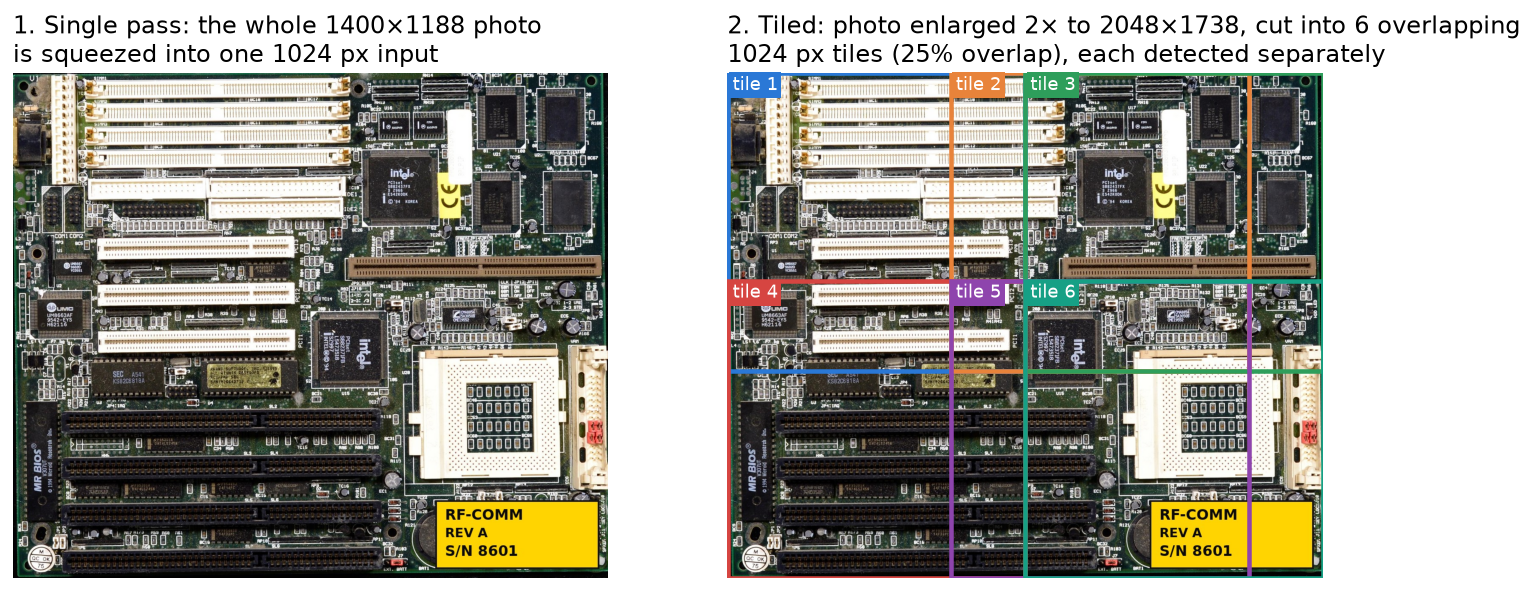
#> input picture docs/figures/a1_tiling_grid.png, 1533 x 591 px, given in place of board_8601.jpg, which was not available
$ python make_explainer_figures.py
#> lines starting #> are read from the running program, lines starting #| are printed output that depends on the picture
### detector_utils.py
"""AI part 3 - Part detector: YOLOv8 (fine-tuned on open PCB photos), run
with ONNX Runtime on CPU. Same pre/post-processing as the Android app."""
import json
from pathlib import Path

import numpy as np
from PIL import Image, ImageDraw

ROOT = Path(__file__).parent
MODEL = ROOT / "models" / "parts.onnx"
META = ROOT / "models" / "parts.json"

# Fixed categorical colours, assigned by class name (alphabetical), never by rank
COLORS = ["#2a78d6", "#eb6834", "#1baf7a", "#eda100", "#e87ba4", "#008300", "#6250d6", "#e34948"]


class PartDetector:
    # [8 lines left out: function __init__, not called in this run]

    @staticmethod
    def available():
        return MODEL.exists() and META.exists()

    # [117 lines left out: functions letterbox, detect, detect_tiled, draw, decode, nms, not called in this run]


def tile_starts(length, tile, stride):
    """Tile origins covering [0, length): regular steps, last tile flush with the end."""
    if length <= tile:
        return [0]
    starts = list(range(0, length - tile, stride))
    return starts + [length - tile]

### ic_ocr.py
"""AI part 1b - IC marking OCR: read the part number printed on each detected chip
(Tesseract) and look it up in a local parts catalogue (data/ic_catalogue.csv).

Chip markings are hard for OCR: small, low-contrast laser etching, light text on
a dark package, and the chip can sit at any of four rotations on the board. So
for every IC crop we:
  1. upscale it (Tesseract wants text roughly 20-40 px tall),
  2. normalise contrast and make the text dark-on-light,
  3. read it at 0, 90, 180 and 270 degrees,
  4. keep the rotation whose words Tesseract is most confident about
     (a catalogue hit wins outright),
  5. match the text against the parts catalogue, allowing small OCR slips.
Only chips big enough to carry legible text are attempted.
"""
import csv
import difflib
import re
from pathlib import Path

import numpy as np
import pytesseract
from PIL import Image, ImageFilter, ImageOps

from ocr_utils import _single_thread_tesseract

ROOT = Path(__file__).parent
CATALOGUE = ROOT / "data" / "ic_catalogue.csv"

MIN_SIDE = 60           # px in the photo; smaller chips are not attempted
TARGET_LONG = 900       # upscale crops so the long side is about this
FUZZY = 0.83            # catalogue match threshold (difflib ratio) for keys of 6+ chars
PART_RE = re.compile(r"\b(?=[A-Z0-9\-]*\d)(?=[A-Z0-9\-]*[A-Z])[A-Z0-9][A-Z0-9\-]{4,}\b")


def load_catalogue(path=CATALOGUE):
    with open(path, newline="", encoding="utf-8") as f:
        return [{**r, "norm": norm(r["key"])} for r in csv.DictReader(f)]


def norm(s: str) -> str:
    return re.sub(r"[^A-Z0-9]", "", s.upper())


# Preprocessing variants, tried in order until one gives an exact catalogue hit.
# Each catches chips the others miss (measured on tests/ic_markings.json).
VARIANTS = [
    {"inner": 0.0, "target": 900, "median": 0, "psm": 6},     # whole crop
    {"inner": 0.08, "target": 1200, "median": 3, "psm": 6},   # trim pins/edges, smooth package texture
    {"inner": 0.08, "target": 900, "median": 0, "psm": 11},   # sparse-text mode for scattered markings
]


# [31 lines left out: functions prepare, _read, not called in this run]


# Characters OCR confuses on chip markings; both sides are folded the same way
# before fuzzy matching (exact matching still uses the raw text).
LOOKALIKE = str.maketrans("OQDILSBZG", "000115826")


# [88 lines left out: functions match_catalogue, _fuzzy, read_ic, read_ics, not called in this run]

### tools/make_explainer_figures.py
"""Figures for docs/TRACKS_EXPLAINED.md (Track A results and the Track B idea).

Needs matplotlib, onnxruntime and pytesseract (any env that has them; the app's
own venv deliberately doesn't ship matplotlib).

  python tools/make_explainer_figures.py
"""
import json
import sys
from pathlib import Path

import matplotlib
matplotlib.use("Agg")
import matplotlib.pyplot as plt  # noqa: E402
import numpy as np  # noqa: E402
from matplotlib.patches import FancyArrowPatch, FancyBboxPatch, Rectangle  # noqa: E402
from PIL import Image  # noqa: E402

ROOT = Path(__file__).resolve().parent.parent
sys.path.insert(0, str(ROOT))
from detector_utils import tile_starts  # noqa: E402
from ic_ocr import VARIANTS, load_catalogue, prepare, read_ic  # noqa: E402

OUT = ROOT / "docs" / "figures"
SAMPLES = ROOT / "sample_images"
BLUE, ORANGE, GREEN, RED, GREY = "#2a78d6", "#e8833a", "#2e9e5b", "#d64541", "#6b7280"
plt.rcParams.update({"font.size": 11, "axes.spines.top": False, "axes.spines.right": False})


def save(fig, name):
    OUT.mkdir(parents=True, exist_ok=True)
    fig.savefig(OUT / name, dpi=130, bbox_inches="tight", facecolor="white")
    plt.close(fig)
    print(OUT / name)


# ---------------------------------------------------------------- Track A
def fig_tiles(board="board_8601"):
    """How the app cuts a photo into tiles (zoom 2, 1024 px tiles, 25% overlap)."""
#> called with board = 'board_8601'
    img = Image.open(SAMPLES / f"{board}.jpg").convert("RGB")
    w, h = img.size
#> w = 1533; h = 591
    f = 2 * 1024 / max(w, h)                       # original px -> enlarged px
#> f = 1.34
    W, H = round(w * f), round(h * f)
#> W = 2048; H = 790
    xs, ys = tile_starts(W, 1024, 768), tile_starts(H, 1024, 768)
#> xs = [0, 768, 1024]; ys = [0]
    fig, axes = plt.subplots(1, 2, figsize=(13, 5.6), gridspec_kw={"width_ratios": [1, 1]})
    a = axes[0]
    a.imshow(img)
    a.set_title(f"1. Single pass: the whole {w}×{h} photo\nis squeezed into one 1024 px input", loc="left")
    a.axis("off")
    a = axes[1]
    a.imshow(img)
    cols = [BLUE, ORANGE, GREEN, RED, "#8e44ad", "#16a085"]
    k = 0
    for y in ys:
        for x in xs:
            c = cols[k % len(cols)]
            a.add_patch(Rectangle((x / f, y / f), 1024 / f, 1024 / f, fill=False, lw=2.5, ec=c))
            a.text(x / f + 12, y / f + 40, f"tile {k + 1}", color="white", fontsize=10,
                   bbox=dict(fc=c, ec="none", pad=2))
            k += 1
#> after the loop, k = 3
    a.set_title(f"2. Tiled: photo enlarged 2× to {W}×{H}, cut into {k} overlapping\n"
                "1024 px tiles (25% overlap), each detected separately", loc="left")
    a.axis("off")
    save(fig, "a1_tiling_grid.png")


def fig_what_model_sees(board="board_1686", box=(300, 300, 460, 420)):
    """Same patch of board at the resolution each mode gives the network."""
#> called with board = 'board_1686', box = (300, 300, 460, 420)
    img = Image.open(SAMPLES / f"{board}.jpg").convert("RGB")
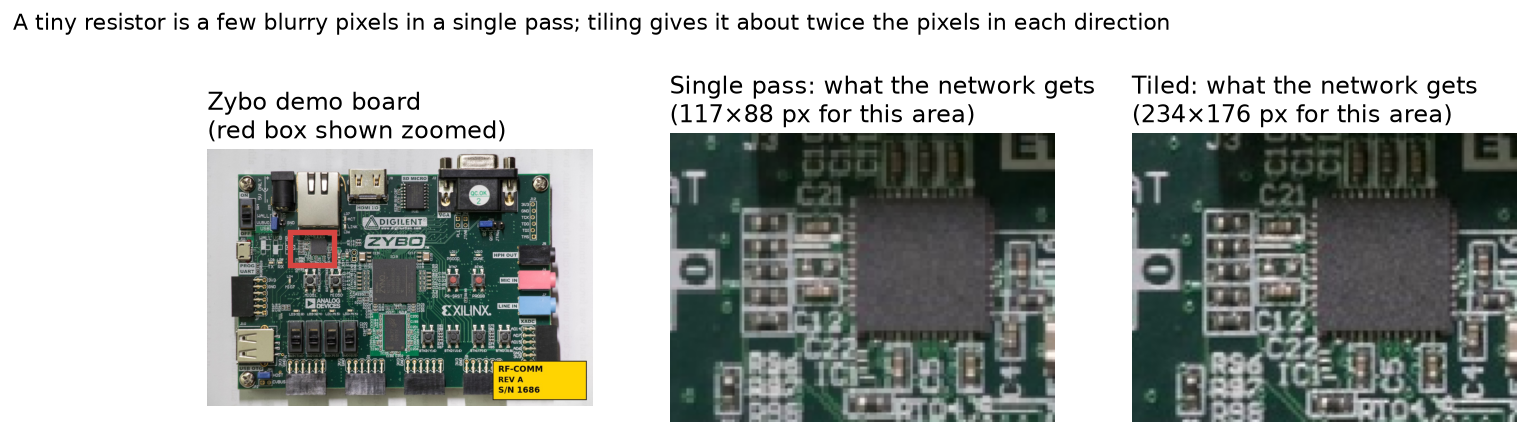
#> input picture docs/figures/a2_what_the_model_sees.png, 1530 x 435 px, given in place of board_1686.jpg, which was not available
#> img: PIL image 1530x435 RGB
    w, h = img.size
#> w = 1530; h = 435
    crop = img.crop(box)
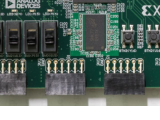
#> crop: PIL image 160x120 RGB; mean R, G, B 97.1, 110.8, 104.5
    single = 1024 / max(w, h)                      # scale in a single pass
#> single = 0.669
    tiled = 2 * 1024 / max(w, h)                   # scale inside a tile
#> tiled = 1.34
    fig, axes = plt.subplots(1, 3, figsize=(13, 4.2))
    full = axes[0]
    full.imshow(img)
    full.add_patch(Rectangle(box[:2], box[2] - box[0], box[3] - box[1], fill=False, ec=RED, lw=3))
    full.set_title("Zybo demo board\n(red box shown zoomed)", loc="left")
    full.axis("off")
    for a, s, name in ((axes[1], single, "Single pass"), (axes[2], tiled, "Tiled")):
        small = crop.resize((max(1, round(crop.width * s)), max(1, round(crop.height * s))), Image.BILINEAR)
        a.imshow(small.resize(crop.size, Image.NEAREST))     # blow back up so pixels show
        a.set_title(f"{name}: what the network gets\n({small.width}×{small.height} px for this area)", loc="left")
        a.axis("off")
#> this loop made 2 passes
#> pass 1, in fig_what_model_sees, `small = crop.resize((max(1, round(crop.width * s)), max(1, round(crop...`:
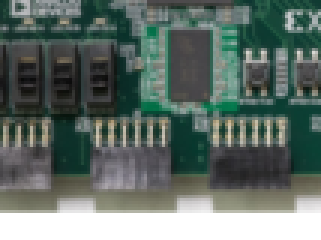
#> small: PIL image 107x80 RGB (shown 3 times larger); mean R, G, B 97.1, 110.8, 104.5
    fig.suptitle("A tiny resistor is a few blurry pixels in a single pass; tiling gives it about twice the pixels "
                 "in each direction", x=0.01, ha="left", fontsize=12)
    save(fig, "a2_what_the_model_sees.png")
#> call 2 of save, with name = 'a2_what_the_model_sees.png'
#> in save (call 2), `fig.savefig(OUT / name, dpi=130, bbox_inches="tight", facecolor="white")`:
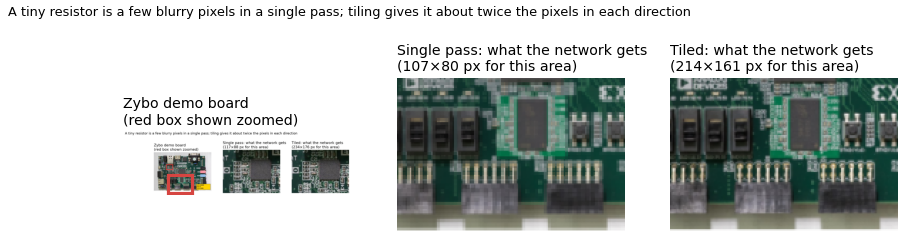
#> figure drawn by matplotlib, 3 panels


def fig_results():
    ev = json.loads((ROOT / "models" / "tiling_eval.json").read_text())["results"]
#> (reads models/tiling_eval.json from the repository)

    def pick(model, mode, zoom=None):
        return next(r for r in ev if r["model"].startswith(model) and r["mode"] == mode
                    and (zoom is None or r.get("zoom") == zoom))
    rows = [("Old model\nsingle pass", pick("YOLOv8n", "single")),
            ("Old model\ntiled (step 1)", pick("YOLOv8n", "tiled", 1.5)),
            ("New model\ntiled (step 2)", pick("YOLOv8s", "tiled", 2.0))]
    metrics = [("mAP@50\n(5 common types)", "map50_common"), ("Resistor AP", None),
               ("Capacitor AP", None), ("Recall", "recall@0.30"), ("Precision", "precision@0.30")]
    fig, ax = plt.subplots(figsize=(12, 4.6))
    x = np.arange(len(metrics))
    width = 0.26
    for i, ((label, r), c) in enumerate(zip(rows, [GREY, ORANGE, BLUE])):
        vals = [r["per_class_ap50"]["Resistor"] if m == "Resistor AP" else
                r["per_class_ap50"]["Capacitor"] if m == "Capacitor AP" else r[k] for m, k in metrics]
        bars = ax.bar(x + (i - 1) * width, vals, width, color=c, label=label.replace("\n", " "))
        for b, v in zip(bars, vals):
            ax.text(b.get_x() + b.get_width() / 2, v + 0.01, f"{v:.2f}", ha="center", fontsize=9)
    ax.set_xticks(x, [m for m, _ in metrics])
    ax.set_ylim(0, 0.65)
    ax.set_ylabel("score (higher is better)")
    ax.legend(frameon=False, loc="upper left", ncol=3)
    ax.set_title("Track A on the 22 unseen test boards (4,709 hand-labelled parts)", loc="left")
    save(fig, "a3_detector_results.png")
#> call 3 of save, with name = 'a3_detector_results.png'
#> in save (call 3), `fig.savefig(OUT / name, dpi=130, bbox_inches="tight", facecolor="white")`:
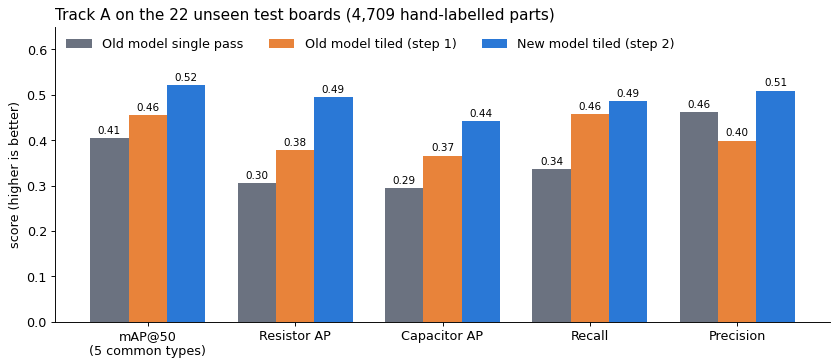
#> figure drawn by matplotlib, 1 panel; tallest bar 0.461 high, from x = 3.61 to 3.87; tallest bar 0.458 high, from x = 2.87 to 3.13; tallest bar 0.522 high, from x = 0.13 to 0.39


def fig_chip_ocr(board="board_8601", box=(816, 176, 1005, 365)):
#> called with board = 'board_8601', box = (816, 176, 1005, 365)
    img = Image.open(SAMPLES / f"{board}.jpg").convert("RGB")
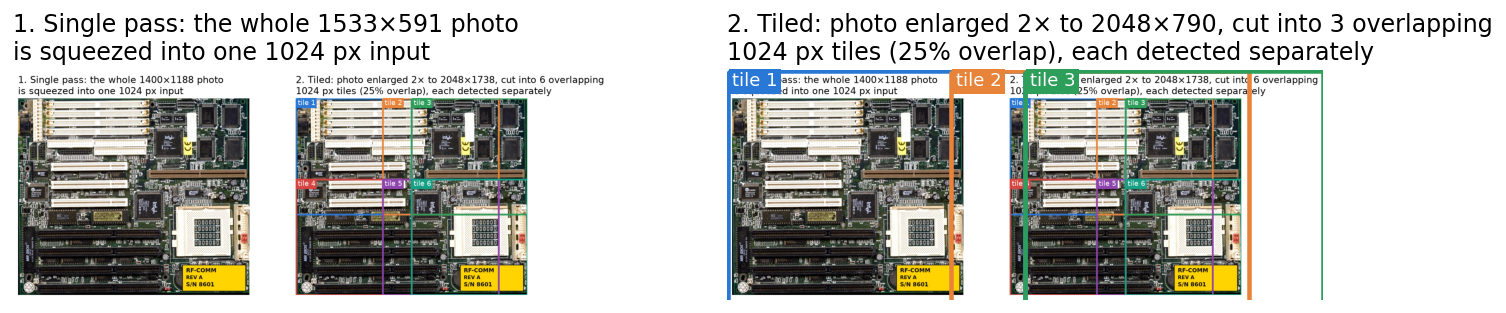
#> img: PIL image 1506x313 RGB; mean R, G, B 190.3, 190.1, 184.6
    crop = img.crop(box)
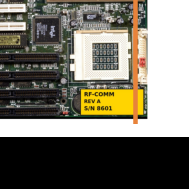
#> crop: PIL image 189x189 RGB; mean R, G, B 118.4, 114.8, 102.6
    cat = load_catalogue()
    r = read_ic(crop, cat)
    prep = prepare(crop, **VARIANTS[0])
    fig = plt.figure(figsize=(14, 4.4))
    gs = fig.add_gridspec(2, 7, width_ratios=[1.3, 1.3, 0.55, 0.55, 0.55, 0.55, 1.9])
    a = fig.add_subplot(gs[:, 0]); a.imshow(img); a.axis("off")
    a.add_patch(Rectangle(box[:2], box[2] - box[0], box[3] - box[1], fill=False, ec=RED, lw=3))
    a.set_title("1. Detector finds\nthe big chips", loc="left")
    a = fig.add_subplot(gs[:, 1]); a.imshow(crop); a.axis("off")
    a.set_title("2. Crop: grey laser\netching on black", loc="left")
    for i, rot in enumerate((0, 90, 180, 270)):
        a = fig.add_subplot(gs[:, 2 + i])
        a.imshow(prep.rotate(rot, expand=True, fillcolor=255), cmap="gray"); a.axis("off")
        a.set_title(("3. Enlarge, contrast,\nsharpen, invert;\nread at 4 rotations\n" if i == 0 else "\n\n\n")
                    + f"{rot}°", loc="left", fontsize=10, color=GREEN if rot == r["rotation"] else "black")
    a = fig.add_subplot(gs[:, 6]); a.axis("off")
    text = "\n".join(r["lines"][:5])
    m = r["match"]
    a.text(0, 0.98, "4. OCR text (best rotation):", va="top", fontsize=11)
    a.text(0, 0.86, text, va="top", family="monospace", fontsize=9,
           bbox=dict(fc="#f3f4f6", ec="none", pad=6))
    a.text(0, 0.28, "5. Matched in the parts catalogue:", va="top", fontsize=11)
    a.text(0, 0.17, f"{m['key']} · {m['manufacturer']}\n{m['description']}" if m else "Not identified",
           va="top", fontsize=11, color=GREEN, weight="bold")
    save(fig, "a4_chip_ocr_steps.png")


# ---------------------------------------------------------------- Track B (concept)
def box(ax, xy, wh, text, fc="#eef4fc", ec=BLUE, fs=10.5):
    ax.add_patch(FancyBboxPatch(xy, *wh, boxstyle="round,pad=0.02,rounding_size=0.03", fc=fc, ec=ec, lw=1.5))
    ax.text(xy[0] + wh[0] / 2, xy[1] + wh[1] / 2, text, ha="center", va="center", fontsize=fs)


def arrow(ax, a, b):
    ax.add_patch(FancyArrowPatch(a, b, arrowstyle="-|>", mutation_scale=16, lw=1.5, color=GREY))


# [60 lines left out: functions fig_golden_concept, fig_a_vs_b, not called in this run]


if __name__ == "__main__":
    fig_tiles()
    fig_what_model_sees()
    fig_results()
#> (the run stopped early here; a loop or call above may not have finished)
